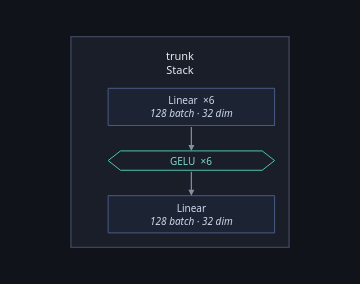

Write notebook code for a chart like this one.
### Markdown cell above
## What it looks like

Nothing has run yet in anger — `architecture` traces the node by running the
graph once, and what comes back is what it is made of.

### Code cell
hot.figure(inside=architecture(hot, Opaque(ONE)))

### Figure 1 — Plotly figure (JSON) as saved in the notebook; plotly's stock layout.template omitted (floating-point values rounded to 4 significant figures)
{"data": [{"hoverinfo": "text", "hovertext": ["<b>trunk</b><br>class: Stack<br>device: cpu"], "marker": {"opacity": 0, "size": 1}, "mode": "markers", "showlegend": false, "type": "scatter", "x": [105.6], "y": [102.0]}], "layout": {"annotations": [{"align": "center", "font": {"color": "#e7e9ef", "family": "system-ui, -apple-system, Segoe UI, Roboto, sans-serif", "size": 11}, "showarrow": false, "text": "trunk<br>Stack", "x": 105.6, "xanchor": "center", "y": 25.0, "yanchor": "middle"}, {"align": "center", "font": {"color": "#cfd8ee", "family": "system-ui, -apple-system, Segoe UI, Roboto, sans-serif", "size": 10}, "showarrow": false, "text": "Linear  ×6<br><i>128 batch · 32 dim</i>", "x": 116.6, "xanchor": "center", "y": 68.0, "yanchor": "middle"}, {"align": "center", "font": {"color": "#7fd8c9", "family": "system-ui, -apple-system, Segoe UI, Roboto, sans-serif", "size": 10}, "showarrow": false, "text": "GELU  ×6", "x": 116.6, "xanchor": "center", "y": 120.0, "yanchor": "middle"}, {"align": "center", "font": {"color": "#cfd8ee", "family": "system-ui, -apple-system, Segoe UI, Roboto, sans-serif", "size": 10}, "showarrow": false, "text": "Linear<br><i>128 batch · 32 dim</i>", "x": 116.6, "xanchor": "center", "y": 172.0, "yanchor": "middle"}, {"arrowcolor": "#868ea3", "arrowhead": 2, "arrowsize": 1, "arrowwidth": 1.2, "ax": 116.6, "axref": "x", "ay": 86.0, "ayref": "y", "showarrow": true, "text": "", "x": 116.6, "xref": "x", "y": 110.6, "yref": "y"}, {"arrowcolor": "#868ea3", "arrowhead": 2, "arrowsize": 1, "arrowwidth": 1.2, "ax": 116.6, "axref": "x", "ay": 129.4, "ayref": "y", "showarrow": true, "text": "", "x": 116.6, "xref": "x", "y": 154.0, "yref": "y"}], "font": {"color": "#e7e9ef", "family": "system-ui, -apple-system, Segoe UI, Roboto, sans-serif", "size": 12}, "height": 284.0, "hoverlabel": {"align": "left", "bgcolor": "#1a1e28", "bordercolor": "#2c3242", "font": {"color": "#e7e9ef", "family": "system-ui, -apple-system, Segoe UI, Roboto, sans-serif"}}, "legend": {"bgcolor": "rgba(0,0,0,0)", "font": {"color": "#868ea3"}, "orientation": "h", "x": 1, "xanchor": "right", "y": 1.02, "yanchor": "bottom"}, "margin": {"b": 16, "l": 16, "r": 16, "t": 16}, "paper_bgcolor": "#101319", "plot_bgcolor": "#101319", "shapes": [{"fillcolor": "#1a1e28", "layer": "below", "line": {"color": "#3d4459", "width": 1.4}, "type": "rect", "x0": 0.0, "x1": 211.2, "y0": 0.0, "y1": 204.0}, {"fillcolor": "#1c2333", "layer": "below", "line": {"color": "#4a5a86", "width": 1.0}, "path": "M 36.0,50.0 L 197.20000000000002,50.0 L 197.20000000000002,86.0 L 36.0,86.0 Z", "type": "path", "xref": "x", "yref": "y"}, {"fillcolor": "rgba(0,0,0,0)", "layer": "below", "line": {"color": "#4fc3b0", "width": 1.0}, "path": "M 36.0,120.0 L 48.0,110.64 L 185.20000000000002,110.64 L 197.20000000000002,120.0 L 185.20000000000002,129.36 L 48.0,129.36 Z", "type": "path", "xref": "x", "yref": "y"}, {"fillcolor": "#1c2333", "layer": "below", "line": {"color": "#4a5a86", "width": 1.0}, "path": "M 36.0,154.0 L 197.20000000000002,154.0 L 197.20000000000002,190.0 L 36.0,190.0 Z", "type": "path", "xref": "x", "yref": "y"}], "width": 360, "xaxis": {"range": [-20.0, 231.2], "visible": false}, "yaxis": {"range": [224.0, -20], "scaleanchor": "x", "visible": false}}}
